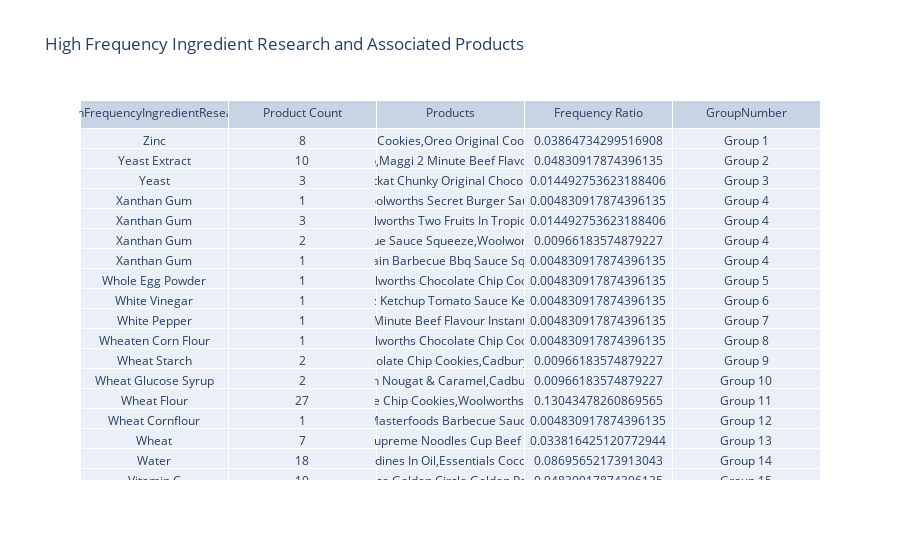

Notebook source saved alongside this figure:
### Code cell
from neo4j import GraphDatabase
import pandas as pd
import plotly.graph_objects as go


query = """
MATCH (p:Product)-[:HAS_RECIPE]->(r:Recipe)-[:USES_INGREDIENT]->(i:Ingredient)-[:HAS_RESEARCH]->(res:IngredientResearch)
WITH res, COUNT(DISTINCT p) AS productCount, COLLECT(DISTINCT p.name) AS products, COUNT(DISTINCT i) AS ingredientCount

MATCH (allProducts:Product)
WITH res, productCount, products, ingredientCount, COUNT(allProducts) AS totalProductCount
WITH res, productCount, products, ingredientCount, totalProductCount, toFloat(productCount) / toFloat(totalProductCount) AS frequencyRatio
RETURN res.ingredient_name AS HighFrequencyIngredientResearch, productCount, products, frequencyRatio
ORDER BY frequencyRatio DESC
"""

with driver.session() as session:
    result = session.run(query)
    data = [record.data() for record in result]

df = pd.DataFrame(data)


df['GroupNumber'] = df.groupby('HighFrequencyIngredientResearch').ngroup() + 1
df['GroupNumber'] = df['GroupNumber'].max() - df['GroupNumber'] + 1
df['GroupNumber'] = 'Group ' + df['GroupNumber'].astype(str)
df.sort_values(by='HighFrequencyIngredientResearch', ascending=False, inplace=True)


fig_data = go.Table(
    header=dict(values=['HighFrequencyIngredientResearch', 'Product Count', 'Products', 'Frequency Ratio', 'GroupNumber']),
    cells=dict(values=[df['HighFrequencyIngredientResearch'], df['productCount'], df['products'], df['frequencyRatio'],df['GroupNumber']])
)


fig_layout = go.Layout(
    title='High Frequency Ingredient Research and Associated Products',
)


fig = go.Figure(data=fig_data, layout=fig_layout)
fig.show()

### Figure 1 — Plotly figure (JSON) as saved in the notebook; plotly's stock layout.template omitted (floating-point values rounded to 4 significant figures; data arrays with more than 128 entries replaced by an {"elided": "..."} marker saying what was removed)
{"data": [{"cells": {"values": {"elided": "5 rows, 2488 mixed values in total"}}, "header": {"values": ["HighFrequencyIngredientResearch", "Product Count", "Products", "Frequency Ratio", "GroupNumber"]}, "type": "table"}], "layout": {"title": {"text": "High Frequency Ingredient Research and Associated Products"}}}
